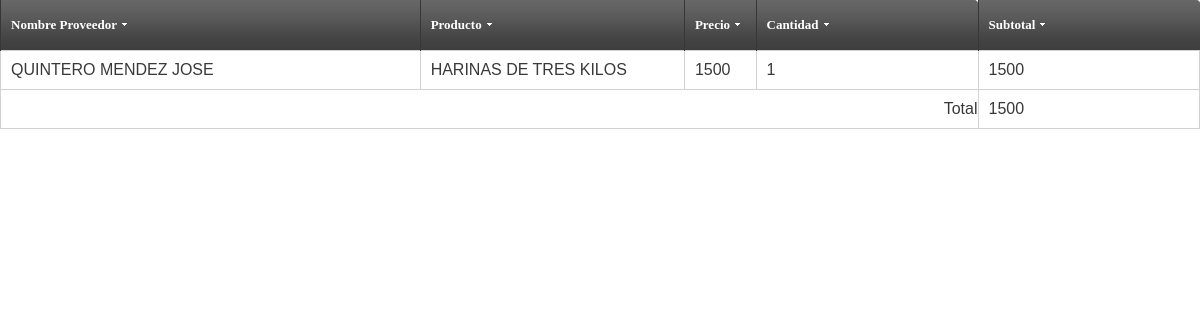
Screenshot of /administrador/detalle_compra.php?ncontrol=1 with the database file from the repository.
### tables this page shows
CREATE TABLE IF NOT EXISTS `compradetalle` (
  `id` int(11) NOT NULL AUTO_INCREMENT,
  `id_compra` int(11) NOT NULL,
  `id_producto` int(11) NOT NULL,
  `precio` double NOT NULL,
  `cant` int(11) NOT NULL,
  PRIMARY KEY (`id`),
  KEY `id` (`id`)
);

CREATE TABLE IF NOT EXISTS `proveedores` (
  `rif` varchar(15) NOT NULL,
  `razon_social` text NOT NULL,
  `telefono` varchar(15) NOT NULL,
  `contacto` text NOT NULL,
  `nom_proveedor` varchar(100) NOT NULL,
  UNIQUE KEY `rif` (`rif`)
);

CREATE TABLE IF NOT EXISTS `productos` (
  `id` int(11) NOT NULL AUTO_INCREMENT,
  `proveedor` varchar(100) NOT NULL,
  `disponibilidad` varchar(10) NOT NULL,
  `cantidad` double NOT NULL,
  `descripcion` text NOT NULL,
  `id_proveedor` varchar(25) NOT NULL,
  `precio` double NOT NULL,
  PRIMARY KEY (`id`)
);

### administrador/detalle_compra.php (the view, shortened to what this page needs)
<?php
  $id=$_GET['ncontrol'];
?><link rel="stylesheet" href="css/screen.css" type="text/css" media="screen" title="default" />
			<table id="product-table" border="0" cellpadding="0" cellspacing="0" width="100%">
				<tbody><tr>
					<th class="table-header-repeat line-left minwidth-1"><a href="">Nombre Proveedor</a></th>
                    <th class="table-header-repeat line-left minwidth-1"><a href="">Producto</a></th>
					<th class="table-header-repeat line-left"><a href="">Precio</a></th>
					<th class="table-header-options line-left"><a href="">Cantidad</a></th>
                    <th class="table-header-options line-left"><a href="">Subtotal</a></th>
				</tr>
  <?php
 $idcompra=mysql_query("SELECT * FROM compradetalle where id_compra='$id'");
 while( $compra=mysql_fetch_array($idcompra))
{
 $idproducto=mysql_query("SELECT * FROM productos where id=".$compra['id_producto']."");
  $producto=mysql_fetch_array($idproducto);
  $idproveedor=mysql_query("SELECT * FROM proveedores where rif=".$producto['id_proveedor']."");
   $proveedor=mysql_fetch_array($idproveedor);
  ?>
				<tr>
					<td style="width:35%"> <?php echo $proveedor['razon_social']; ?></td>
					<td><?php echo strtoupper($producto['descripcion']); ?></td>
                    <td><?php echo $compra['precio']?></td>
					<td><?php echo $compra['cant']; ?></td>
					 <td><?php echo $subtotal=$compra['cant']*$compra['precio']; $total=$total+$subtotal; ?></td>
				</tr>
	   <?php
}
?>			<tr><td colspan="4" style="text-align:right">Total</td><td ><?php print $total;?></td></tr>
				</tbody></table>

### administrador/css/screen.css (style rules this page uses)
* { margin: 0; padding: 0; }
#product-table { margin-bottom: 20px; }
#product-table th { height: 50px; text-align: left; }
#product-table .minwidth-1 { min-width: 110px; }
#product-table td { border: 1px solid #d2d2d2; padding: 10px 0 10px 10px; }
.table-header-options { background: url(../images/table/table_header_options.jpg) no-repeat; border: none; min-width: 221px; padding: 0px 0 0 0; width: 221px; }
.table-header-repeat { background: url(../images/table/table_header_repeat.jpg) repeat-x; border: none; font-size: 0px; line-height: 0; padding: 0px 0 0 0; }
.table-header-options a, .table-header-repeat a { background: url(../images/table/table_sort_arrow.gif) right no-repeat; color: #fff; font-family: Tahoma; font-size: 13px; font-weight: bold; line-height: 14px; margin: 0 0 0 10px; padding: 0 10px 0 0; }
th.line-left { border-left: 1px solid #373737; }
table { border-collapse: collapse; }
a { outline: none; text-decoration: none; }

### rows the page displays
compradetalle: proveedores.razon_social "QUINTERO MENDEZ JOSE", id_producto.descripcion "HARINAS DE TRES KILOS", precio "1500", cant "1", $subtotal=$compra['cant']*$compra['precio'] "1500"

### other values shown
$total "1500"
